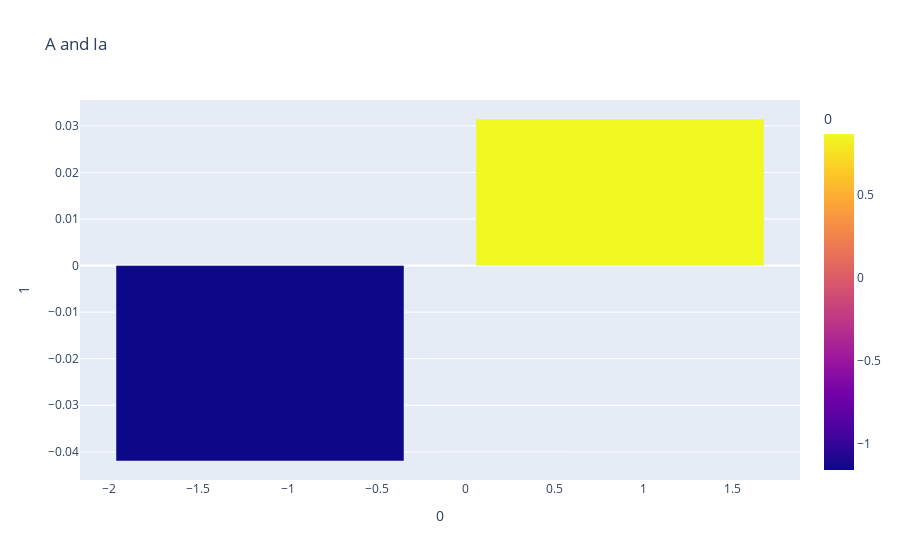

The code cell stored with this chart in its notebook:
### Code cell
fig = px.bar(a_by_la, x='A', y='Ia', title='A and Ia', labels={'A': '0', 'Ia': '1'}, color='A')
fig.show()

### Figure 1 — Plotly figure (JSON) as saved in the notebook; plotly's stock layout.template omitted (floating-point values rounded to 4 significant figures)
{"data": [{"hovertemplate": "0=%{marker.color}<br>1=%{y}<extra></extra>", "legendgroup": "", "marker": {"color": [-1.155, 0.866], "coloraxis": "coloraxis", "pattern": {"shape": ""}}, "name": "", "orientation": "v", "showlegend": false, "textposition": "auto", "type": "bar", "x": [-1.155, 0.866], "xaxis": "x", "y": [-0.04196, 0.03147], "yaxis": "y"}], "layout": {"barmode": "relative", "coloraxis": {"colorbar": {"title": {"text": "0"}}, "colorscale": [[0, "#0d0887"], [0.1111, "#46039f"], [0.2222, "#7201a8"], [0.3333, "#9c179e"], [0.4444, "#bd3786"], [0.5556, "#d8576b"], [0.6667, "#ed7953"], [0.7778, "#fb9f3a"], [0.8889, "#fdca26"], [1, "#f0f921"]]}, "legend": {"tracegroupgap": 0}, "title": {"text": "A and Ia"}, "xaxis": {"anchor": "y", "domain": [0, 1], "title": {"text": "0"}}, "yaxis": {"anchor": "x", "domain": [0, 1], "title": {"text": "1"}}}}
